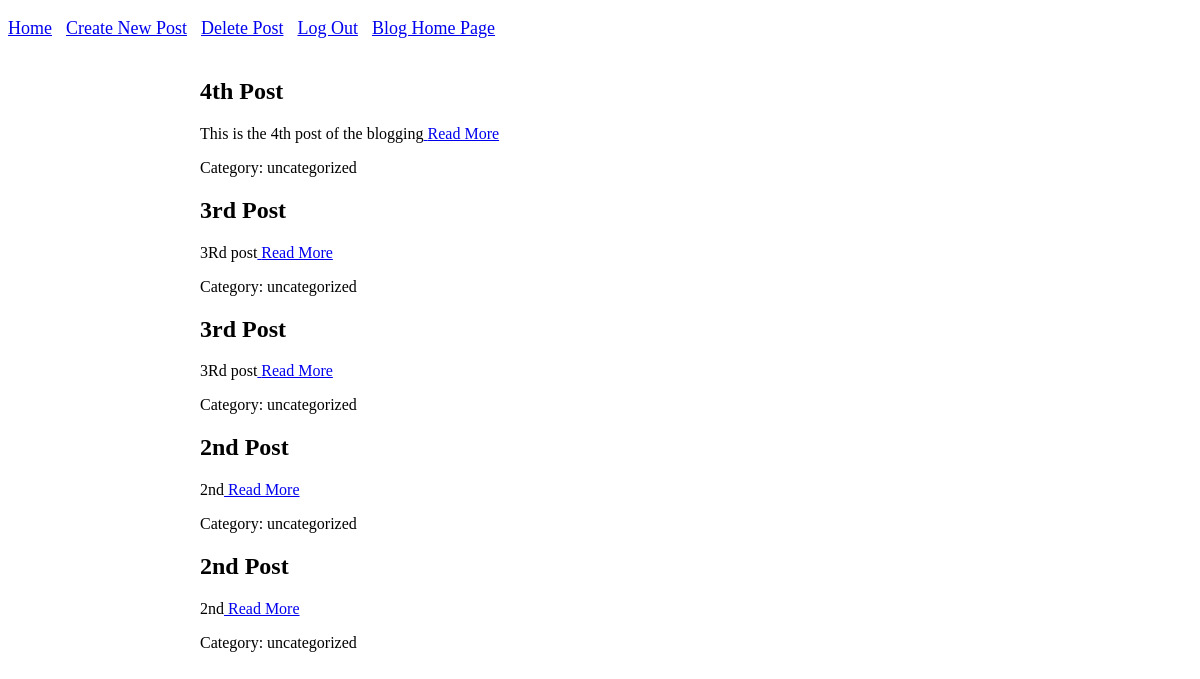
Screenshot of /index_blog.php with the database file from the repository.
### tables this page shows
CREATE TABLE `posts` (
  `post_id` int(11) NOT NULL AUTO_INCREMENT,
  `user_id` int(11) NOT NULL,
  `title` varchar(255) NOT NULL,
  `body` text NOT NULL,
  `category_id` int(11) NOT NULL,
  `posted` datetime NOT NULL,
  PRIMARY KEY (`post_id`)
);

CREATE TABLE `categories` (
  `category_id` int(11) NOT NULL AUTO_INCREMENT,
  `category` varchar(150) NOT NULL,
  PRIMARY KEY (`category_id`),
  UNIQUE KEY `UniquenessOfCategory` (`category`),
  KEY `category` (`category`)
);

### index_blog.php (the view, shortened to what this page needs)
<?php
    require_once('./includes/connection.php');
$per_page = 5;
if(isset($_GET['p']) && is_numeric($_GET['p'])) {
    $page = $_GET['p'];
} else {
    $page = 1;
}
if($page<=0) {
    $start = 0;
} else {
    $start = $page * $per_page - $per_page;
}
$query = $db->prepare("SELECT post_id, title, LEFT(body, 300) AS body, category FROM posts INNER JOIN categories ON categories.category_id=posts.category_id ORDER BY post_id DESC LIMIT $start, $per_page");
$query->execute();
?>
<!DOCTYPE html>
<html lang="en">
<head>
</head>
<body>
    <div id="menu">
        <ul>
            <li><a href="./index.php">Home</a></li>
            <li><a href="new_post.php">Create New Post</a></li>
            <li><a href="#">Delete Post</a></li>
            <li><a href="./admin/logout.php">Log Out</a></li>
            <li><a href="./index_blog.php">Blog Home Page</a></li>
        </ul>
    </div>
    <div id="container">
        <?php
            while($row = $query->fetch()):
            $lastspace = strrpos($row['body'], ' ');
        ?>
        <article>
            <h2><?php echo $row['title']?></h2>
            <p><?php echo substr($row['body'], 0, $lastspace)."<a href='post.php?id={$row['post_id']}'> Read More</a>"?></p>
            <p>Category: <?php echo $row['category']?></p>
        </article>
        <?php
            endwhile;
        ?>
    </div>
</body>
</html>

### index_blog.php (style rules this page uses)
#container { padding: 10px; width: 800px; margin: auto; backgroung: white; }
#menu { height: 40px; line-height: 40px; }
#menu ul { margin: 0; padding: 0; }
#menu ul li { display: inline; list-style: none; margin-right: 10px; font-size: 18px; }

### rows the page displays
posts: title "4th Post", body "This is the 4th post of the blogging", category.category "uncategorized"
posts: title "3rd Post", body "3Rd post", category.category "uncategorized"
posts: title "3rd Post", body "3Rd post", category.category "uncategorized"
posts: title "2nd Post", body "2nd", category.category "uncategorized"
posts: title "2nd Post", body "2nd", category.category "uncategorized"
